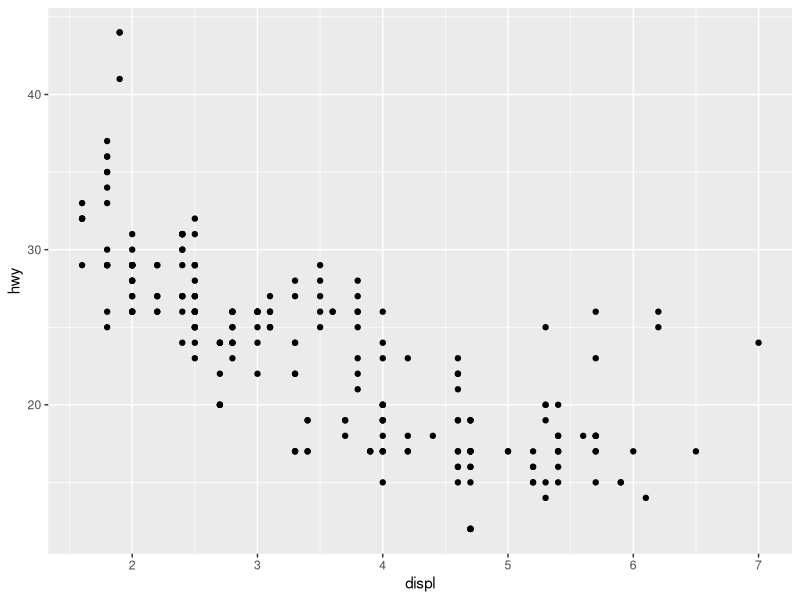
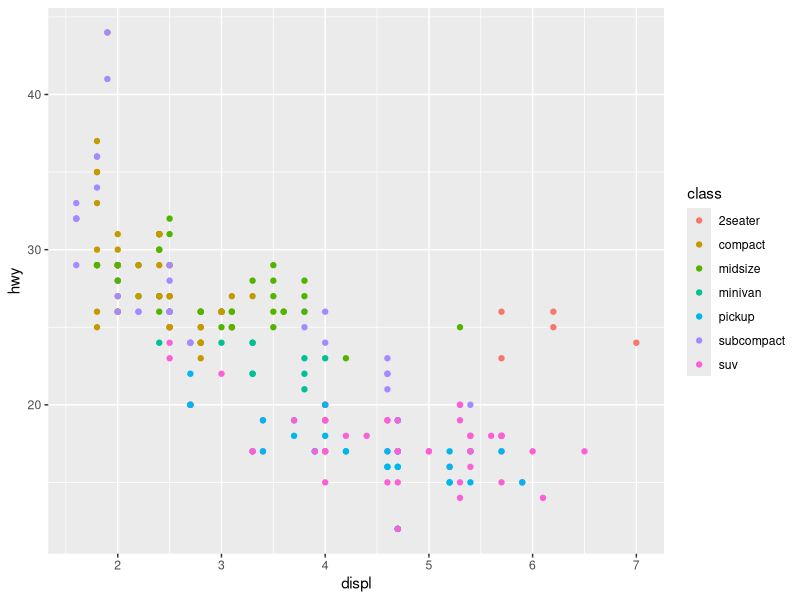
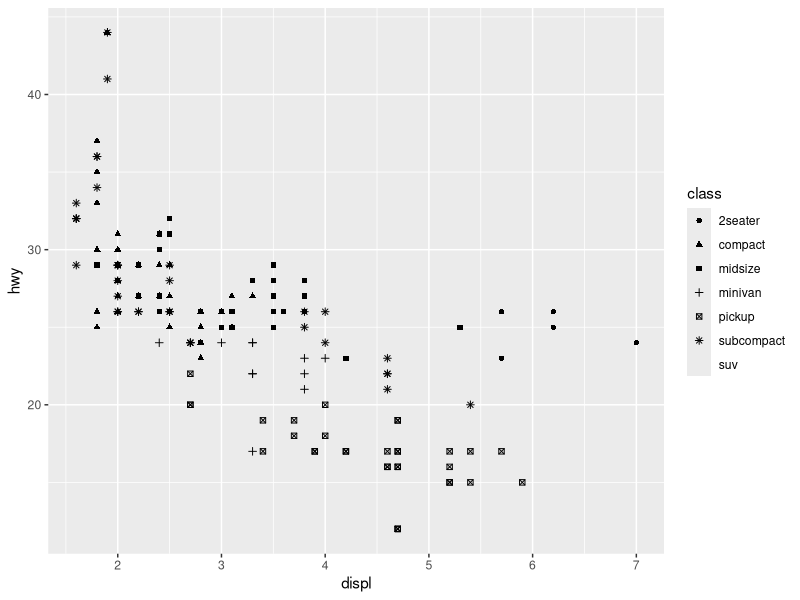
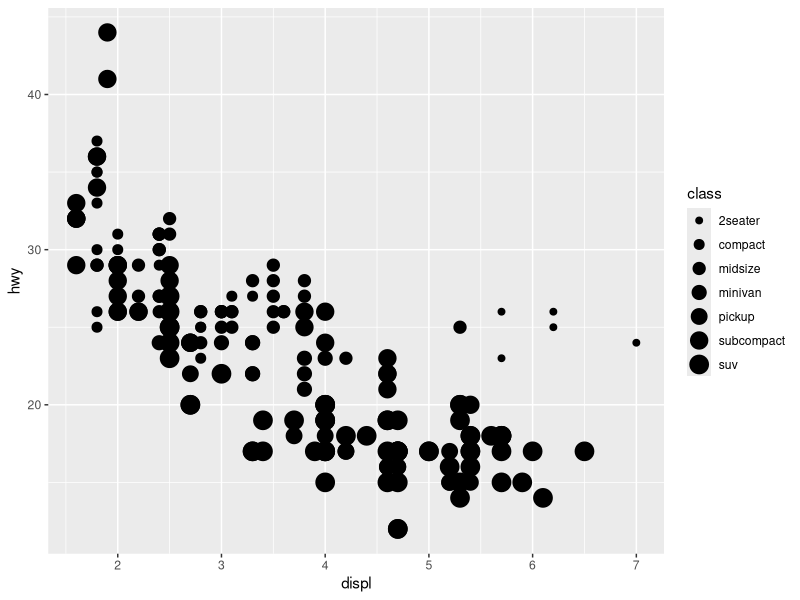
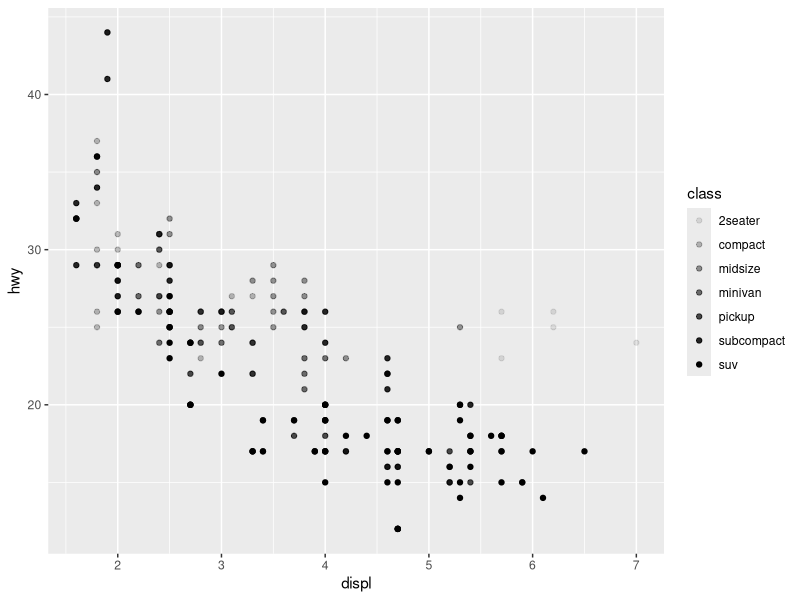
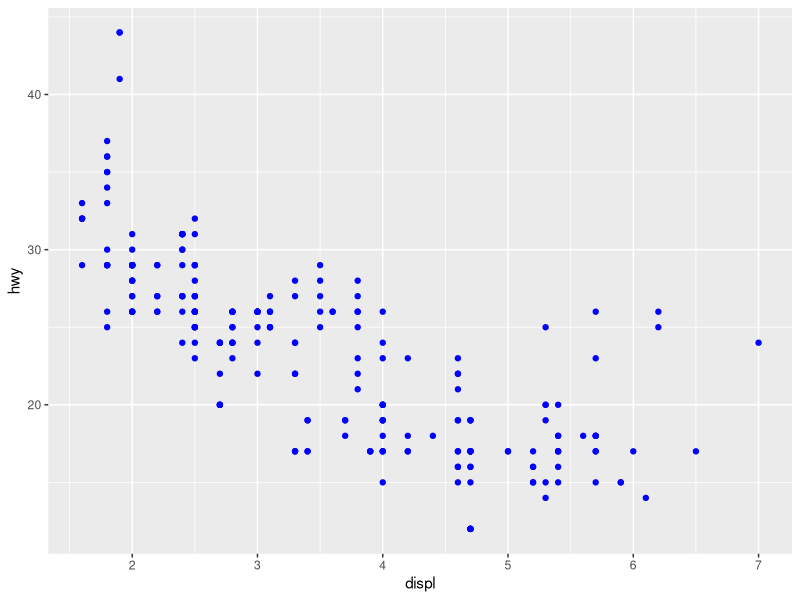
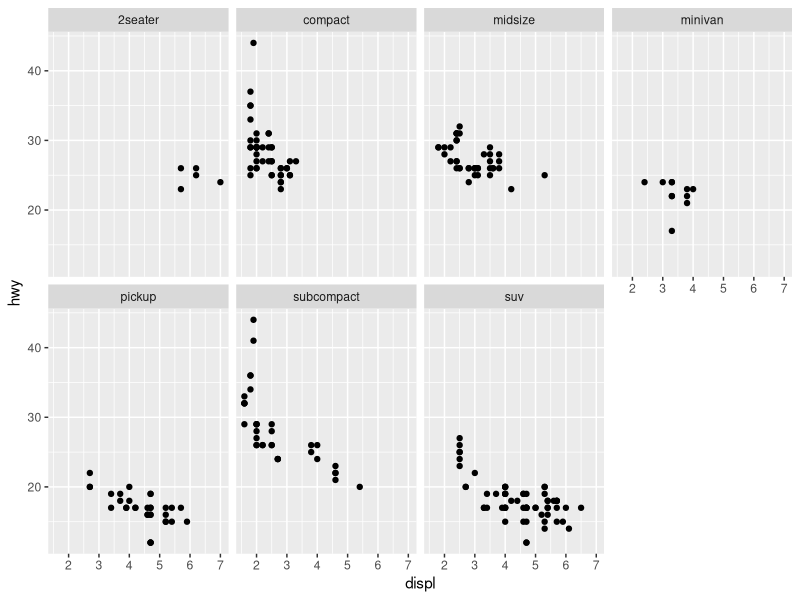
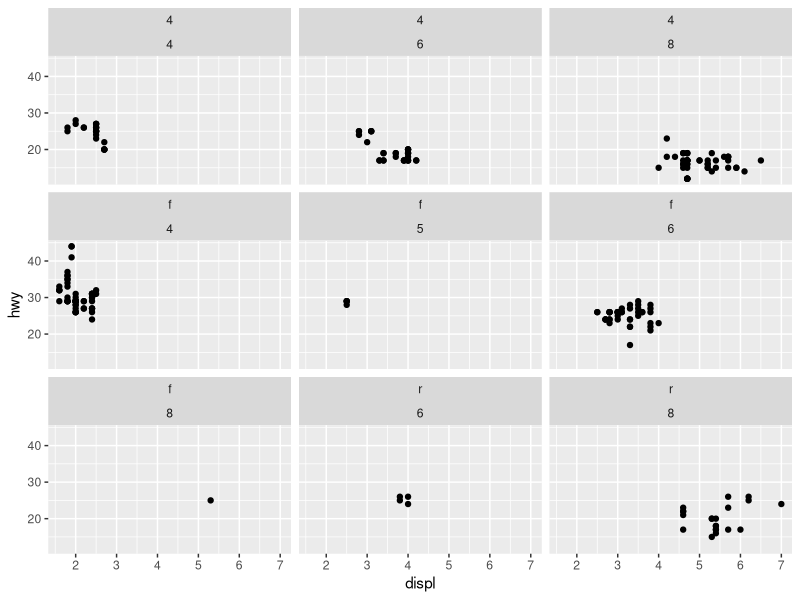

Write the R code that produced these figures, in order.
library(tidyverse)

mpg

?mpg

# create a basic scatter plot to check the relationship between the 
# engine size and the fuel efficiency (mpg)
ggplot(data = mpg) +
  geom_point(mapping = aes(x = displ, y = hwy))

# change colour
ggplot(data = mpg) +
  geom_point(mapping = aes(x = displ, y = hwy, colour= class))

# change shape
ggplot(data = mpg) +
  geom_point(mapping = aes(x = displ, y = hwy, shape= class))

# change size
ggplot(data = mpg) +
  geom_point(mapping = aes(x = displ, y = hwy, size= class))

# change transperancy (e.g. alpha)
ggplot(data = mpg) +
  geom_point(mapping = aes(x = displ, y = hwy, alpha= class))

ggplot(data = mpg) +
  geom_point(mapping = aes(x = displ, y = hwy), color= "blue")

# using facets to add additional variables

# with one variable
ggplot(data = mpg) +
  geom_point(mapping = aes(x = displ, y = hwy)) + 
  facet_wrap(~class, nrow = 2)

# with two variable
ggplot(data = mpg) +
  geom_point(mapping = aes(x = displ, y = hwy)) + 
  facet_wrap(drv ~ cyl)
